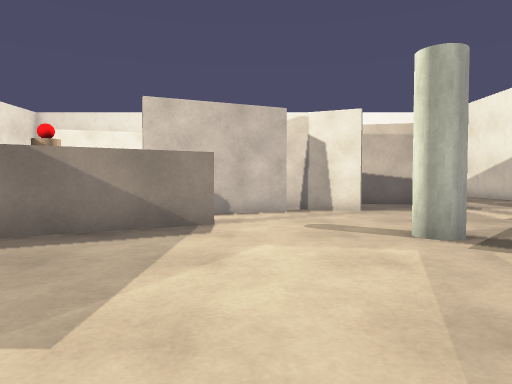
view 1 (above)

17 first-person views from a walk through a Gazebo world. The camera is 0.94 m above the floor, tilts 2° down and sees 70° across. The floor is counted in squares, 1 m on a side. Each view is taken from the middle of a square. On the plan, view 1 faces up. The plan holds only what a view shows up to about 13 squares ahead; the rest is blank. Robots are left out.

view 2
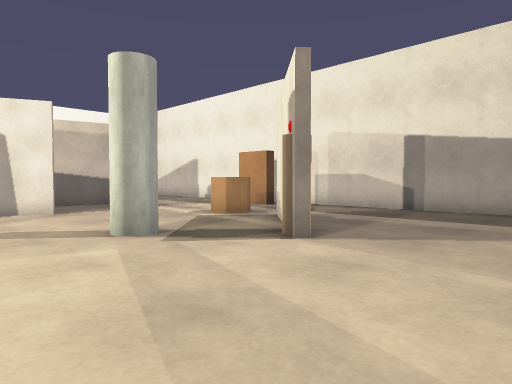

view 3
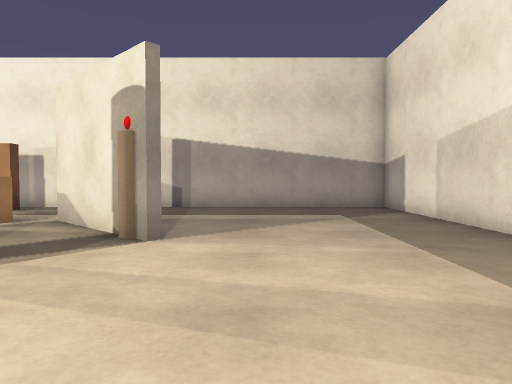

view 4
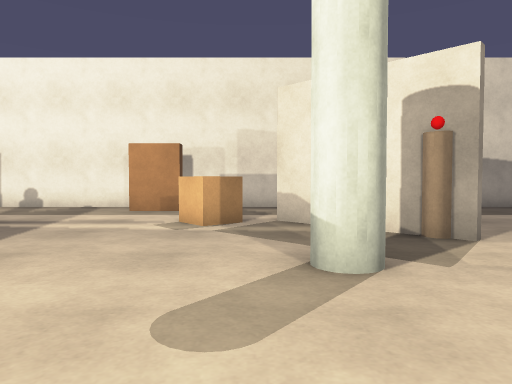

view 5
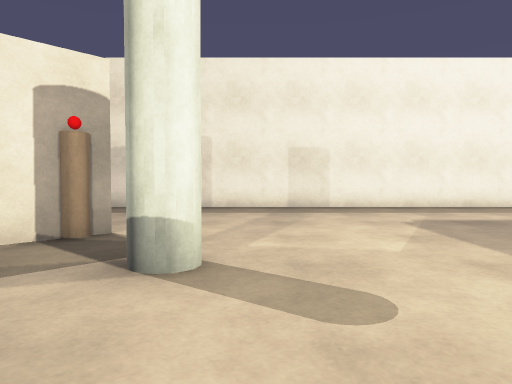

view 6
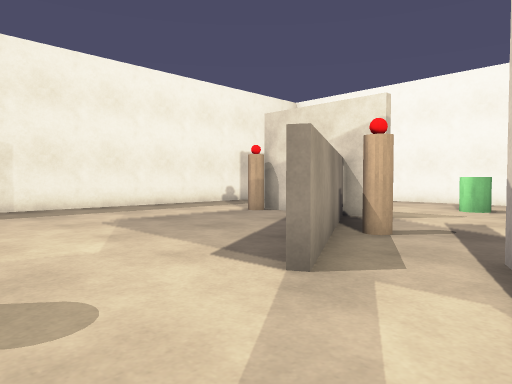

view 7
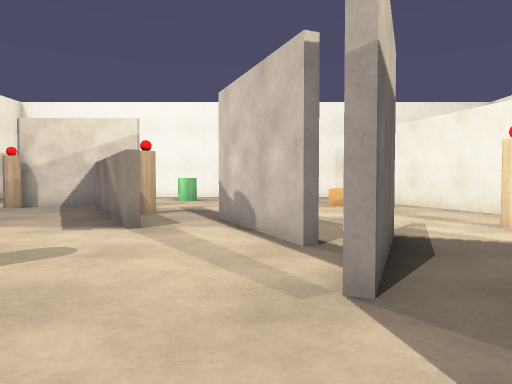

view 8
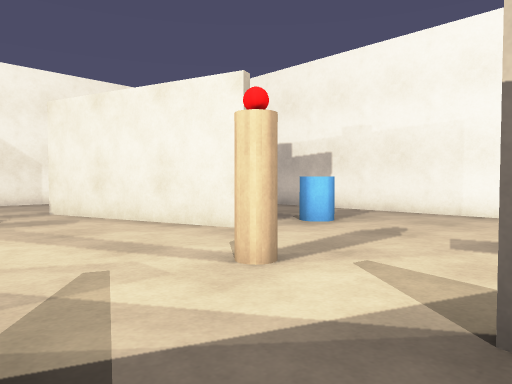

view 9
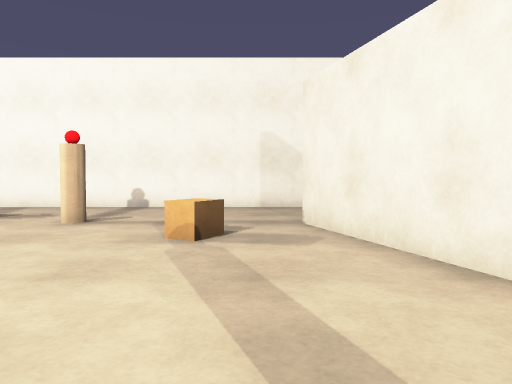

view 10
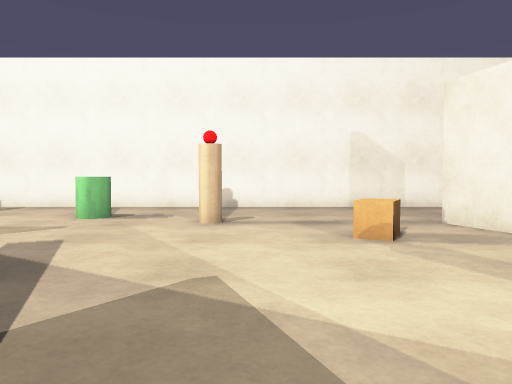

view 11
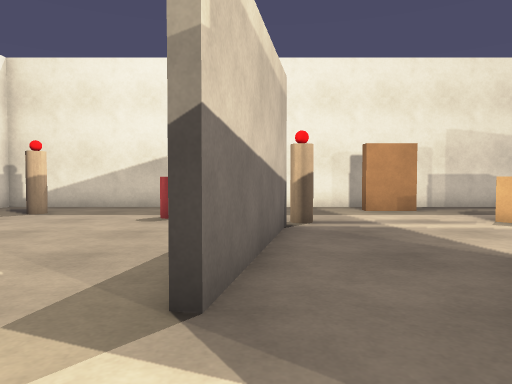

view 12
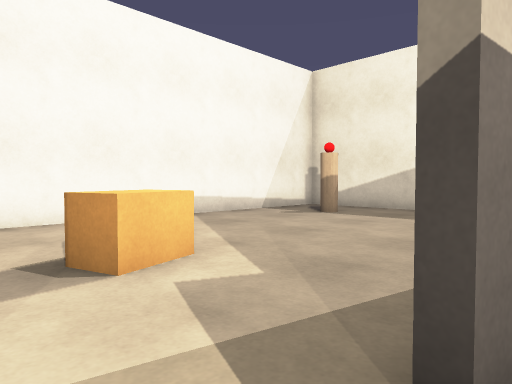

view 13
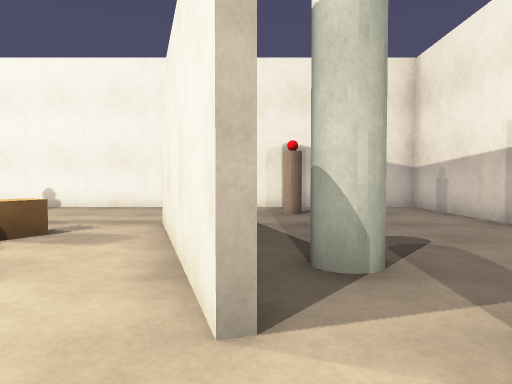

view 14
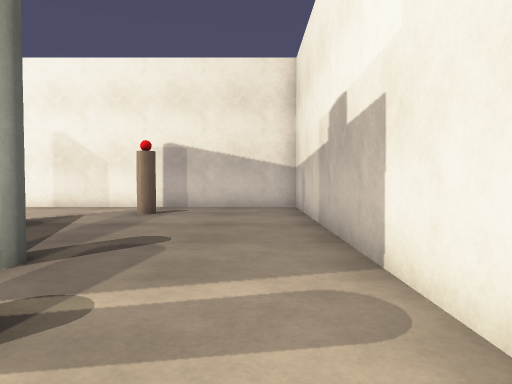

view 15
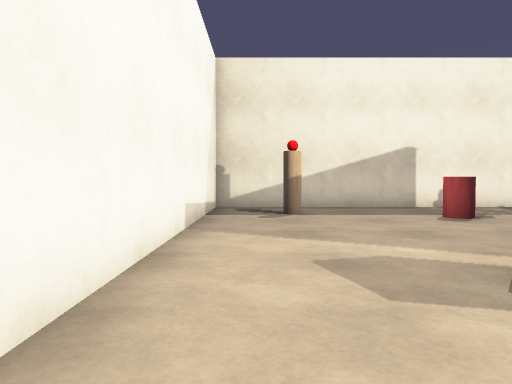

view 16
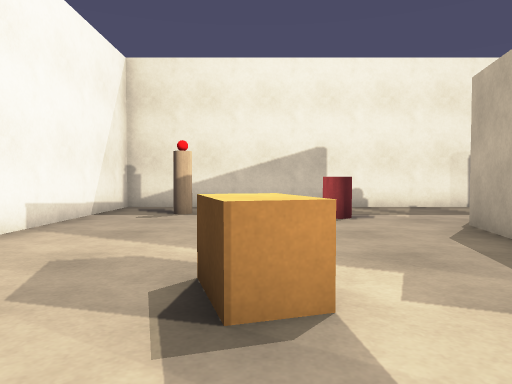

view 17
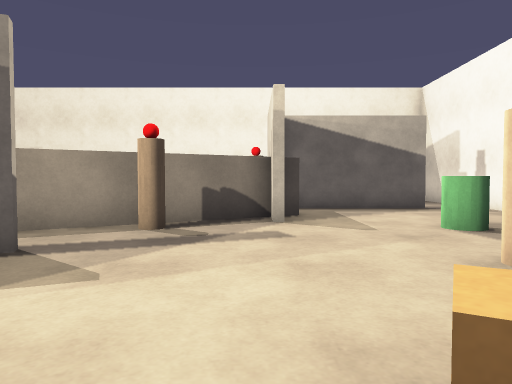

### Floor plan
Points are (right, up) in squares from view 1. A wall is a line through its corners. A room is listed if a view was taken in it or the views show most of it. See-through windows are left out.
Room 1 (views 1, 2, 3, 4, 5, 6, 7, 8, 9, 10, 11, 12, 13, 14, 15, 16, 17)
walls: (-0.1, 12.3) (3.2, 10.9); (1, 10.7) (-2.8, 9.1); (-0.8, 7.6) (-6.4, 4.5); (3.1, 10.7) (1, 11.6); (-3, 16.8) (-8.9, 15); (4.6, 14) (6.6, 13.6); (-6.4, 5.6) (-6.4, 1.9); (6.4, 13.4) (1.5, 14.4); (-6.4, 4.8) (-0.9, 7.8); (-7.2, 4.4) (-6.7, 4.7); (5.3, 4.4) (7.4, 6.6); (10.2, 9.2) (9.8, 9.2) (9.8, 10.7) (10.2, 10.7); (-11.6, 2.1) (-6.9, 2.1); (-6.8, -2.4) (11.4, -2.4) (11.4, 22.3) (-13.4, 22.3) (-13.4, 0.9)
objects: person (-11, 18); barrel (-10, 7); person (-9, 10); brown box (-7, 13); person (-6, 2); pillar (-5, 18); person (-4, 7); barrel (-3, 19); person (-1, 15); brown box (2, 18); pillar (3, 6); person (5, 4); brown box (7, 8); person (7, 13); barrel (8, 16); person (9, 20)

Where each view was taken, in squares from view 1:
view 1: 0 up, 0 right, facing up
view 2: 0 up, 0 right, facing up-right
view 3: 2 up, 1 left, facing right
view 4: 7 up, 1 left, facing right
view 5: 10 up, 2 right, facing down
view 6: 10 up, 2 right, facing down-left
view 7: 10 up, 6 right, facing left
view 8: 12 up, 2 right, facing up-left
view 9: 14 up, 1 left, facing left
view 10: 11 up, 1 left, facing left
view 11: 14 up, 1 left, facing right
view 12: 14 up, 0 right, facing up-right
view 13: 17 up, 1 left, facing left
view 14: 21 up, 1 left, facing left
view 15: 21 up, 1 left, facing right
view 16: 18 up, 1 left, facing right
view 17: 14 up, 6 left, facing down
